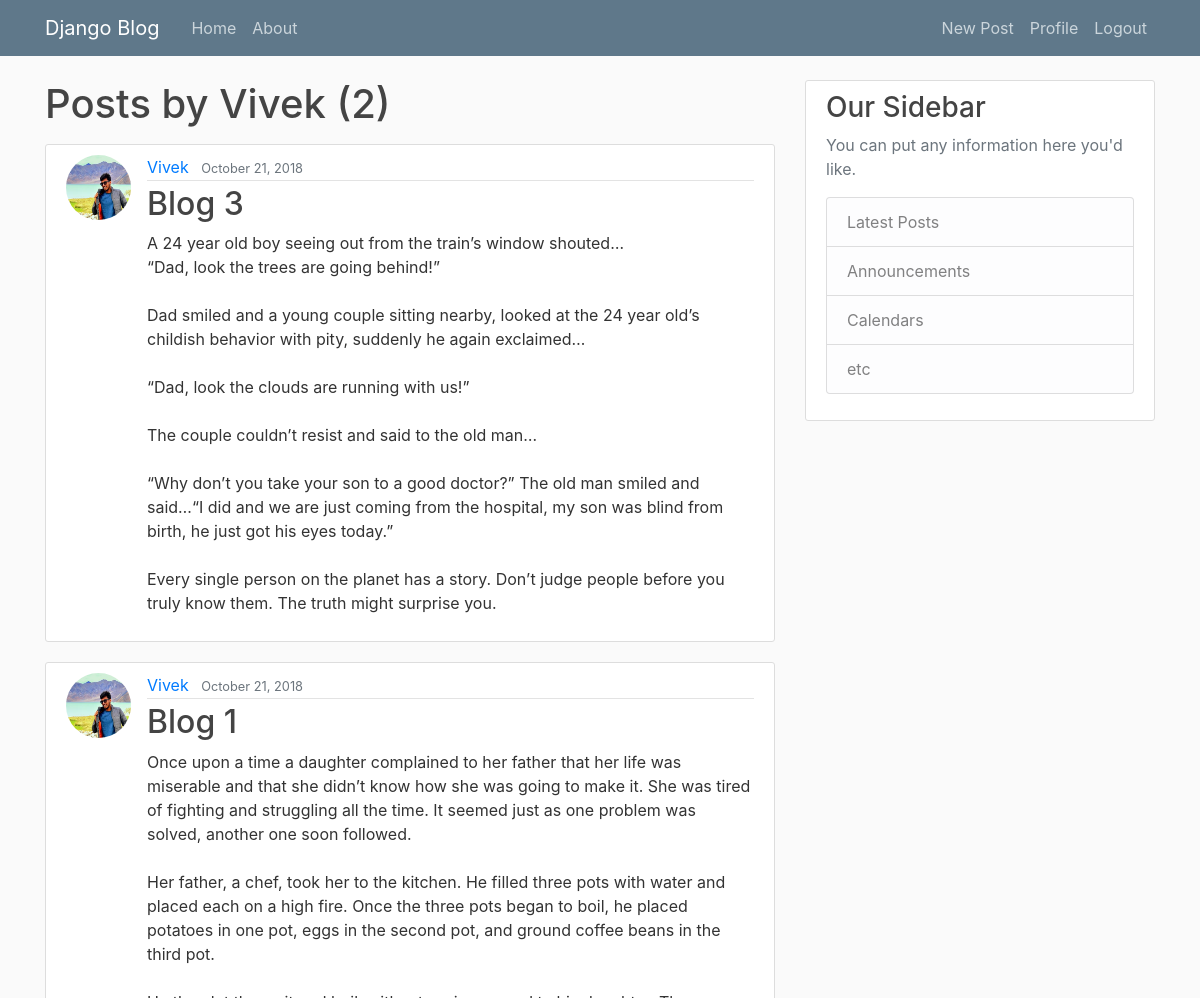
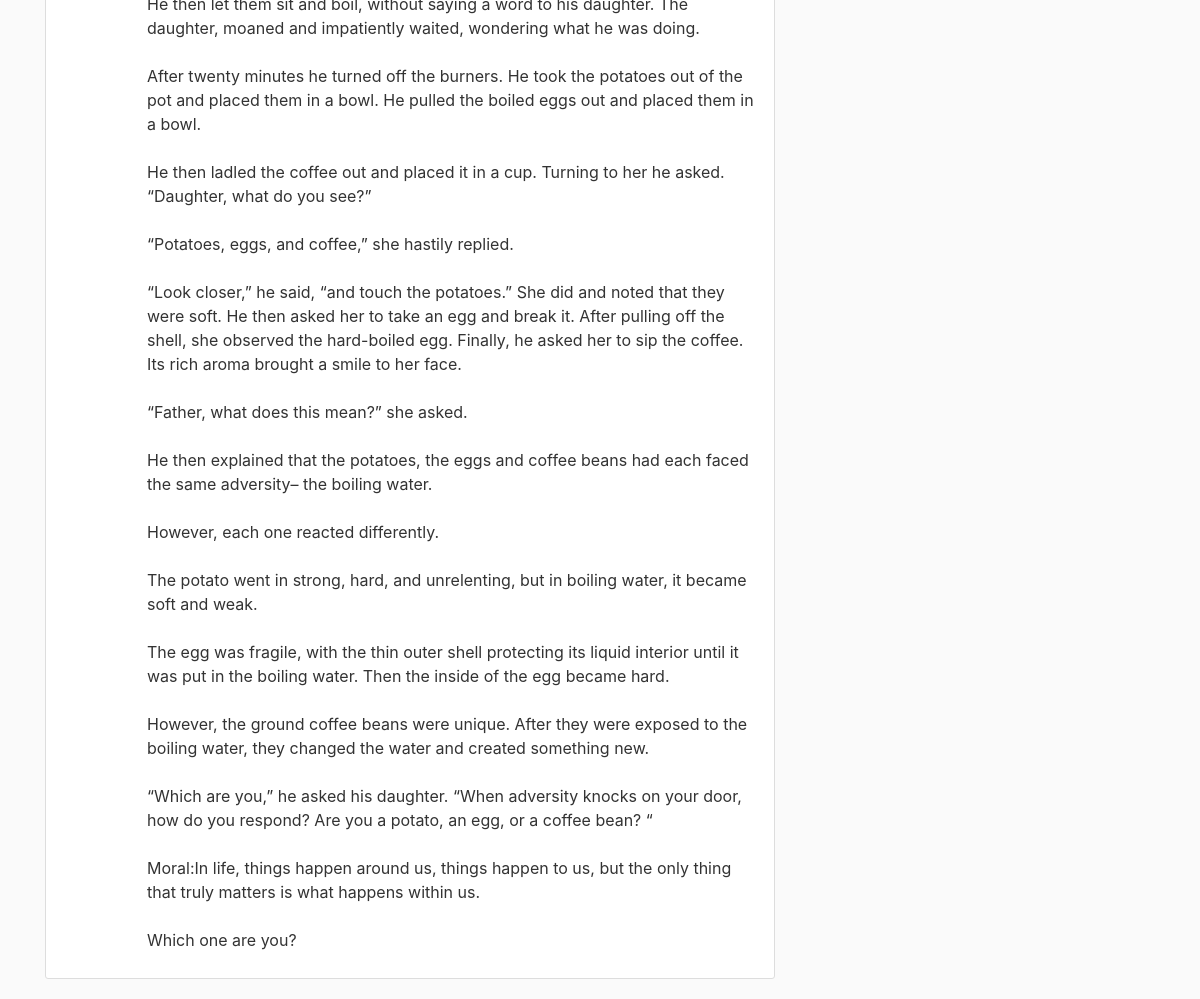
Screenshot of /user/Vivek (signed in) with the database file from the repository (2 pictures, top to bottom).
### blogapp/models.py (models this page shows, shortened)
class Post(models.Model):
    title = models.CharField(max_length=100)
    content = models.TextField()
    date_posted = models.DateTimeField(default=timezone.now)
    author = models.ForeignKey(User, on_delete=models.CASCADE)

### users/models.py (models this page shows, shortened)
class Profile(models.Model):
    user = models.OneToOneField(User, on_delete=models.CASCADE)
    image = models.ImageField(default='default.jpg', upload_to='profile_pics')

### blogapp/views.py (the view)
# urls.py: path('user/<str:username>', UserPostListView.as_view(), name='user-posts'),
class UserPostListView(ListView):
    model = Post
    template_name = 'blogapp/user_posts.html'  #<app>/<model>_<viewtype>.html
    context_object_name = 'key'
    paginate_by = 5
    def get_queryset(self):
        user = get_object_or_404(User, username=self.kwargs.get('username'))
        return Post.objects.filter(author=user).order_by('-date_posted')

### blogapp/templates/blogapp/user_posts.html (shortened to what this page needs)
{% extends "blogapp/base.html" %}
{% block body_block %}
<h1 class="mb-3">Posts by {{view.kwargs.username}} ({{ page_obj.paginator.count }})</h1>
  {% for post in key %}
    <article class="media content-section">
      <img class="rounded-circle article-img" src="{{ post.author.profile.image.url }}">
      <div class="media-body">
      <div class="article-metadata">
        <a class="mr-2" href="{% url 'user-posts' post.author.username%}">{{ post.author }}</a>
        <small class="text-muted">{{ post.date_posted|date:"F d, Y" }}</small>
      </div>
      <h2><a class="article-title" href="{% url 'post-detail' post.id %}">{{ post.title }}</a></h2>
      <p class="article-content">{{ post.content }}</p>
      </div>
    </article>
  {% endfor %}
{% endblock body_block %}

### blogapp/static/blogapp/main.css (style rules this page uses)
body { background: #fafafa; color: #333333; margin-top: 5rem; }
h1, h2, h3, h4, h5, h6 { color: #444444; }
.content-section { background: #ffffff; padding: 10px 20px; border: 1px solid #dddddd; border-radius: 3px; margin-bottom: 20px; }
.article-title { color: #444444; }
.article-content { white-space: pre-line; }
.article-img { height: 65px; width: 65px; margin-right: 16px; }
.article-metadata { padding-bottom: 1px; margin-bottom: 4px; border-bottom: 1px solid #e3e3e3 }

### rows the page displays
Post: author.profile.image (picture), author "Vivek", date_posted "October 21, 2018", title "Blog 3", content "A 24 year old boy seeing out from the train’s window shouted… “Dad, look the trees are going behind!” Dad smiled and a young couple sitting nearby, looked at the 24 year old’s childish behavior with pity, suddenly he again exclaimed… “Dad, look the clouds are running with us!” The couple couldn’t resist and said to the old man… “Why don’t you take your son to a good doctor?” The old man smiled and said…“I did and we are just coming from the hospital, my son was blind from birth, he just got his eyes today.” Every single person on the planet has a story. Don’t judge people before you truly know them. The truth might surprise you."
Post: author.profile.image (picture), author "Vivek", date_posted "October 21, 2018", title "Blog 1", content "Once upon a time a daughter complained to her father that her life was miserable and that she didn’t know how she was going to make it. She was tired of fighting and struggling all the time. It seemed just as one problem was solved, another one soon followed. Her father, a chef, took her to the kitchen. He filled three pots with water and placed each on a high fire. Once the three pots began to boil, he placed potatoes in one pot, eggs in the second pot, and ground coffee beans in the third pot. He then let them sit and boil, without saying a word to his daughter. The daughter, moaned and impatiently waited, wondering what he was doing. After twenty minutes he turned off the burners. He…"

### other values shown
{{ view.kwargs.username }} "Vivek"
{{ page_obj.paginator.count }} "2"
